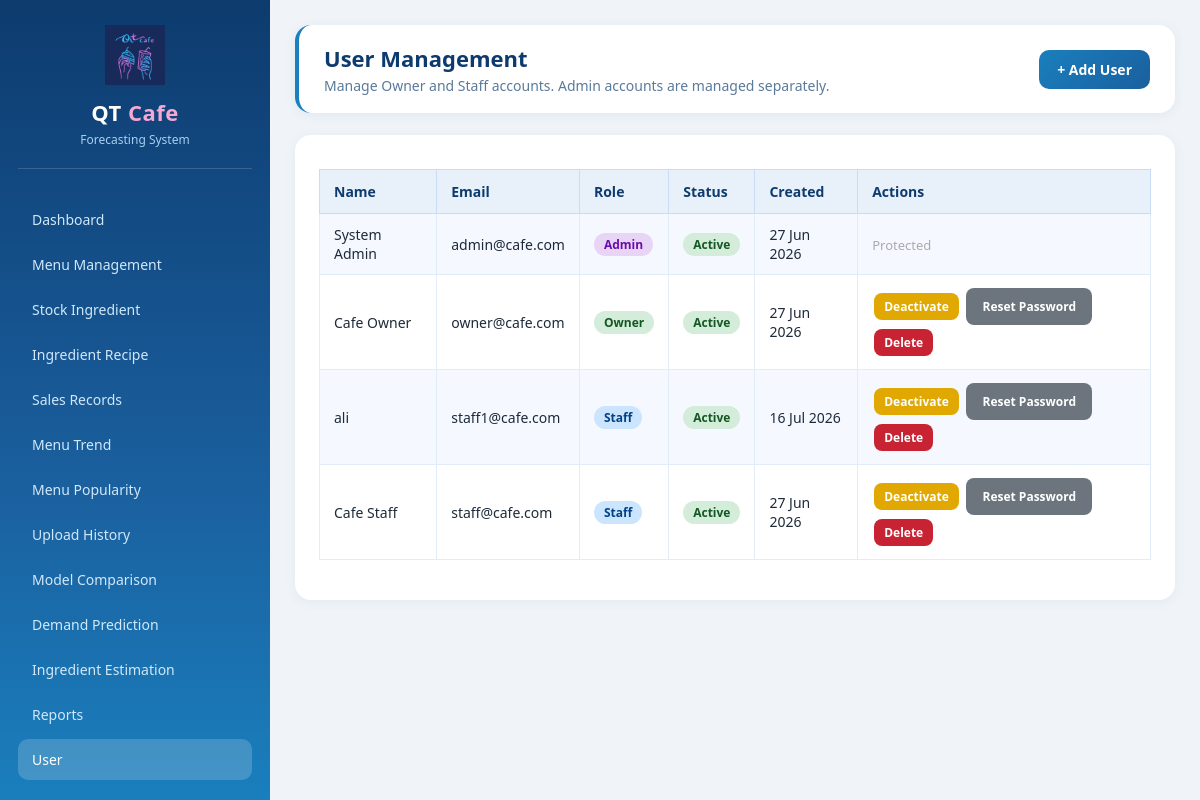
The app's page /php_app/admin/user_management.php (signed in) with its own data.
### tables this page shows
CREATE TABLE IF NOT EXISTS `users` (
  `id` int NOT NULL AUTO_INCREMENT,
  `full_name` varchar(150) NOT NULL,
  `email` varchar(150) NOT NULL,
  `password` varchar(255) NOT NULL,
  `role` enum('admin','owner','staff') NOT NULL,
  `status` enum('active','inactive') DEFAULT 'active',
  `created_at` timestamp NULL DEFAULT CURRENT_TIMESTAMP,
  PRIMARY KEY (`id`),
  UNIQUE KEY `email` (`email`)
);

### php_app/admin/user_management.php (the view, shortened to what this page needs)
<?php
include "../includes/header.php";
include "../includes/sidebar.php";
require_once "../config/db.php";
$users = mysqli_query($conn, "
    SELECT id, full_name, email, role, status, created_at
    FROM users
    ORDER BY role, full_name
");
?>
<div class="topbar">
    <div>
        <h1>User Management</h1>
        <p>Manage Owner and Staff accounts. Admin accounts are managed separately.</p>
    </div>
    <button class="btn btn-primary" onclick="document.getElementById('addModal').style.display='flex'">
        + Add User
    </button>
</div>
<div class="panel">
    <table class="table">
        <tr>
            <th>Name</th>
            <th>Email</th>
            <th>Role</th>
            <th>Status</th>
            <th>Created</th>
            <th>Actions</th>
        </tr>
        <?php while ($u = mysqli_fetch_assoc($users)): ?>
        <tr>
            <td><?php echo htmlspecialchars($u["full_name"]); ?></td>
            <td><?php echo htmlspecialchars($u["email"]); ?></td>
            <td>
                <span class="badge badge-<?php echo $u["role"]; ?>">
                    <?php echo ucfirst($u["role"]); ?>
                </span>
            </td>
            <td>
                <span class="badge badge-<?php echo $u["status"] === "active" ? "active" : "inactive"; ?>">
                    <?php echo ucfirst($u["status"]); ?>
                </span>
            </td>
            <td><?php echo date("d M Y", strtotime($u["created_at"])); ?></td>
            <td>
                <?php if ($u["role"] !== "admin"): ?>
                <form method="POST" style="display:inline;">
                    <button type="submit" class="btn btn-sm <?php echo $u["status"] === "active" ? "btn-warning" : "btn-success"; ?>"
                        onclick="return confirm('<?php echo $u["status"] === "active" ? "Deactivate" : "Activate"; ?> this user?')">
                        <?php echo $u["status"] === "active" ? "Deactivate" : "Activate"; ?>
                    </button>
                </form>
                <button class="btn btn-sm btn-secondary"
                    onclick="openResetModal(<?php echo $u['id']; ?>, '<?php echo htmlspecialchars($u['full_name'], ENT_QUOTES); ?>')">
                    Reset Password
                </button>
                <form method="POST" style="display:inline;">
                    <button type="submit" class="btn btn-sm btn-danger"
                        onclick="return confirm('Delete user <?php echo htmlspecialchars($u["full_name"], ENT_QUOTES); ?>? This cannot be undone.')">
                        Delete
                    </button>
                </form>
                <?php else: ?>
                    <span style="color:#aaa; font-size:13px;">Protected</span>
                <?php endif; ?>
            </td>
        </tr>
        <?php endwhile; ?>
    </table>
</div>
<?php include "../includes/footer.php"; ?>

### php_app/assets/css/style.css (style rules this page uses)
* { margin: 0; padding: 0; box-sizing: border-box; font-family: "Segoe UI", Arial, sans-serif; }
body { background: #f0f4f8; color: #1e2a3a; }
.topbar { background: #ffffff; padding: 18px 25px; border-radius: 16px; box-shadow: 0 2px 12px rgba(26, 95, 158, 0.08); display: flex; justify-content: space-between; align-items: center; margin-bottom: 22px; border-left: 4px solid #1a7fbd; }
.topbar h1 { font-size: 22px; color: #0d3b6e; }
.topbar p { font-size: 14px; color: #5a7a9a; margin-top: 3px; }
.panel { background: #ffffff; padding: 24px; border-radius: 16px; box-shadow: 0 2px 12px rgba(26, 95, 158, 0.07); margin-bottom: 22px; }
.table { width: 100%; border-collapse: collapse; margin-top: 10px; margin-bottom: 16px; font-size: 14px; }
.table th { background: #e8f0fa; color: #0d3b6e; padding: 12px 14px; border: 1px solid #c8ddf5; text-align: left; font-weight: 600; }
.table td { padding: 11px 14px; border: 1px solid #e0ecf8; }
.table tr:nth-child(even) { background: #f5f9ff; }
.btn { display: inline-block; padding: 10px 18px; border: none; border-radius: 10px; text-decoration: none; cursor: pointer; font-size: 14px; font-weight: 600; transition: opacity 0.15s, transform 0.1s; }
.btn-primary { background: linear-gradient(135deg, #1a7fbd, #1a5f9e); color: #fff; }
.btn-warning { background: #f0932b; color: #fff; }
.btn-danger { background: #dc3c5a; color: #fff; }
.btn-secondary { background: #5a7a9a; color: #fff; }
.btn-sm { padding: 6px 12px; font-size: 13px; }
.badge { display: inline-block; padding: 4px 12px; background: #d0e8fa; color: #0d3b6e; border-radius: 20px; font-size: 12px; font-weight: 700; }

### php_app/admin/user_management.php (style rules this page uses)
.badge { display: inline-block; padding: 3px 10px; border-radius: 20px; font-size: 12px; font-weight: bold; }
.badge-admin { background: #e8d5f5; color: #6a0dad; }
.badge-owner { background: #d4edda; color: #155724; }
.badge-staff { background: #cce5ff; color: #004085; }
.badge-active { background: #d4edda; color: #155724; }
.btn-sm { padding: 5px 10px; font-size: 12px; margin: 2px; }
.btn-secondary { background: #6c757d; color: white; border: none; border-radius: 8px; cursor: pointer; padding: 10px 16px; }
.btn-warning { background: #e0a800; color: #fff; border: none; border-radius: 8px; cursor: pointer; }
.btn-danger { background: #c82333; color: #fff; border: none; border-radius: 8px; cursor: pointer; }

### records on screen
users: full_name "System Admin", email "admin@cafe.com", role "Admin", status "Active", created_at "27 Jun 2026", shows "Protected"
users: full_name "Cafe Owner", email "owner@cafe.com", role "Owner", status "Active", created_at "27 Jun 2026", shows "Deactivate"
users: full_name "ali", email "staff1@cafe.com", role "Staff", status "Active", created_at "16 Jul 2026", shows "Deactivate"
users: full_name "Cafe Staff", email "staff@cafe.com", role "Staff", status "Active", created_at "27 Jun 2026", shows "Deactivate"
